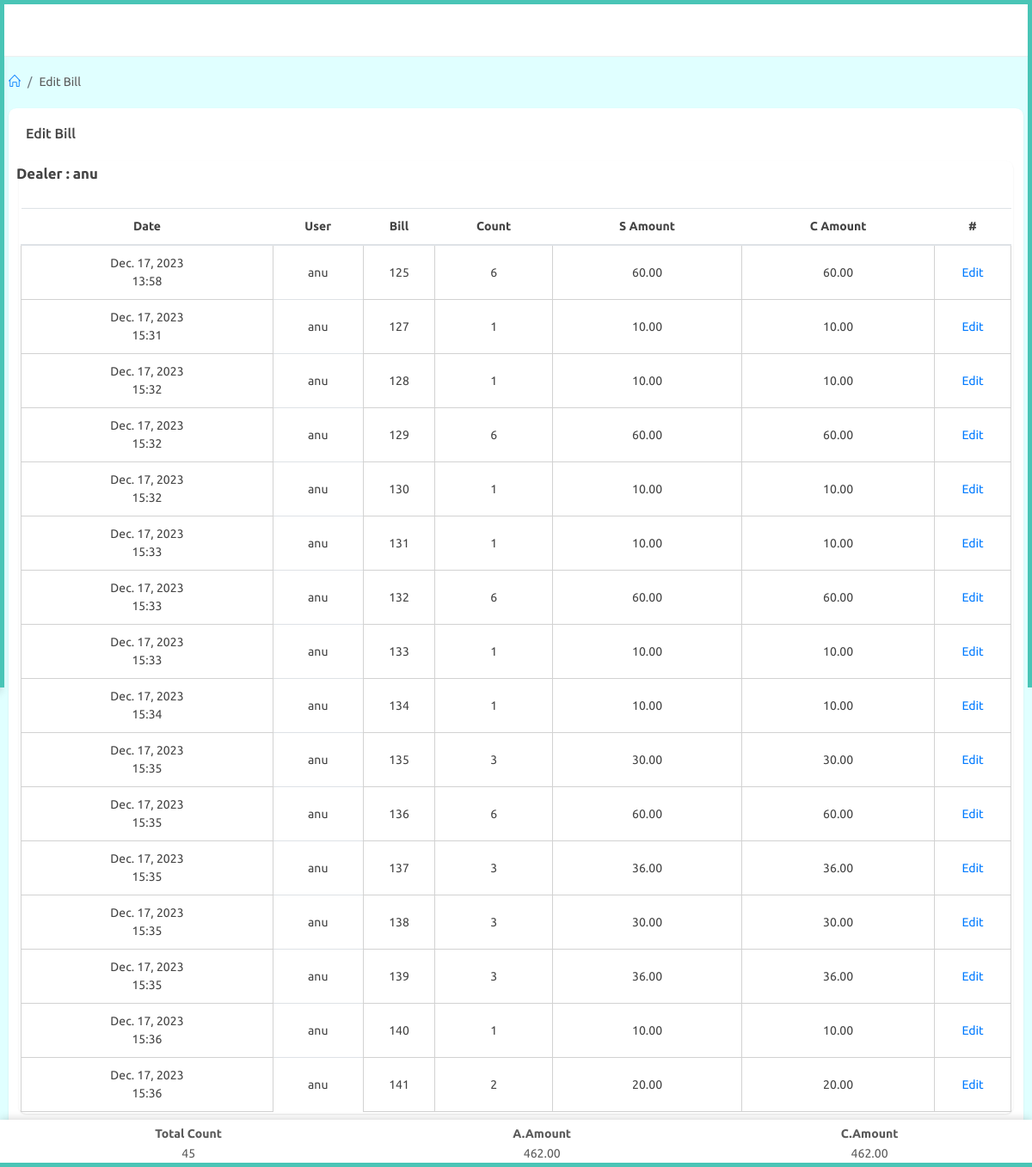
The app's page /dealer/edit-bill/2 (signed in) with its own data.
### website/models.py (models this page shows)
class User(AbstractUser):
    is_agent = models.BooleanField("is agent", default=False)
    is_dealer = models.BooleanField("is dealer", default=False)

### agent/models.py (models this page shows, shortened)
class Bill(models.Model):
    user = models.ForeignKey(User, on_delete=models.CASCADE)
    customer = models.CharField(max_length=100)
    time_id = models.ForeignKey(PlayTime,on_delete=models.CASCADE,null=True)
    date = models.DateField()
    agent_games = models.ManyToManyField(AgentGame)
    dealer_games = models.ManyToManyField(DealerGame)
    total_c_amount = models.DecimalField(max_digits=10, decimal_places=2)
    total_d_amount = models.DecimalField(max_digits=10, decimal_places=2)
    total_count = models.DecimalField(max_digits=10, decimal_places=0)
    win_amount = models.DecimalField(max_digits=10,decimal_places=2,default=0)
    total_c_amount_admin = models.DecimalField(max_digits=10, decimal_places=2,default=0)
    total_d_amount_admin = models.DecimalField(max_digits=10, decimal_places=2,default=0)
    win_amount_admin = models.DecimalField(max_digits=10,decimal_places=2,default=0)
    created_at = models.DateTimeField(default=timezone.now)

### dealer/views.py (the view)
# urls.py: path('edit-bill/<int:id>',views.edit_bill,name="edit_bill"),
@dealer_required
@login_required
def edit_bill(request,id):
    dealer_obj = Dealer.objects.get(user=request.user)
    print(dealer_obj.user,"dealer id")
    ist = pytz_timezone('Asia/Kolkata')
    current_date = timezone.now().astimezone(ist).date()
    current_time = timezone.now().astimezone(ist).time()
    print(current_time)
    try:
        time = PlayTime.objects.get(id=id)
    except:
        matching_play_times = []
    try:
        totals = Bill.objects.filter(user=dealer_obj.user,time_id=time,date=current_date).aggregate(total_count=Sum('total_count'),total_c_amount=Sum('total_c_amount'),total_d_amount=Sum('total_d_amount'))
        bills = Bill.objects.filter(user=dealer_obj.user,time_id=time,date=current_date).all
        context = {
            'bills' : bills,
            'totals': totals,
        }
    except:
        totals = []
        bills = []
        context = {
            'bills' : bills,
            'totals': totals,
        }
    return render(request,'dealer/edit_bill.html',context)

### templates/dealer/edit_bill.html (shortened to what this page needs)
{% extends 'dealer/partials/base.html' %}
{% load static %}
{% block content %}
<div id="main-content">
    <div class="container-fluid">
        <div class="block-header">
            <div class="row">
                <div class="col-lg-5 col-md-8 col-sm-12">
                    <ul class="breadcrumb">
                        <li class="breadcrumb-item"><a href="{% url 'dealer:index' %}"><i class="icon-home"></i></a></li>
                        <li class="breadcrumb-item">Edit Bill</li>
                    </ul>
                </div>
            </div>
        </div>
        <div class="row clearfix">
            <div class="col-lg-12 col-md-12 col-sm-12">
                <div class="card">
                    <div class="header">
                        <h2>Edit Bill</h2>
                    </div>
                    <div class="body">
                        <div class="col-lg-12">
                            <div class="card">
                                <div class="body">
                                    <div class="row clearfix">
                                     <div class="col-lg-2 col-md-6 col-sm-12">
                                        <div class="form-group">
                                            <label for="tax-id"  name="dealer"   style="font-size: larger;"  class="control-label"> Dealer  : {{request.user}}</label>
                                        </div>
                                    </div>
                                    </div>
                                 </div>
                                <div class="body">
                                    <div class="table-responsive">
                                        <table class="table m-b-0">
                                            <thead>
                                                <tr>
                                                    <th>Date</th>
                                                    <th>User</th>
                                                    <th>Bill</th>
                                                    <th>Count </th>
                                                    <th>S Amount </th>
                                                    <th>C Amount </th>
                                                    <th>#</th>
                                                </tr>
                                            </thead>
                                            <tbody id="bill-table">
                                                {% for bill in bills %}
                                                <tr data-dealer="{{ bill.agent.user }}">
                                                    <td class="table-cell">{{ bill.created_at|date:"N j, Y" }}<br>{{ bill.created_at|time:"H:i" }}</td>
                                                    {% if bill.customer == '' %}
                                                    <td>{{ bill.user }}</td>
                                                    {% else %}
                                                    <td>{{ bill.customer }}</td>
                                                    {% endif %}
                                                    <td class="table-cell">{{bill.id}}</td>
                                                    <td class="table-cell">{{bill.total_count}}</td>
                                                    <td class="table-cell">{{bill.total_d_amount}}</td>
                                                    <td class="table-cell">{{bill.total_c_amount}}</td>
                                                    <td class="table-cell"><a href="{% url 'dealer:delete_bill' bill.id %}">Edit</a></td>
                                                </tr>
                                                {% endfor %}
                                            </tbody>
                                        </table>
                                    </div>
                                </div>
                            </div>
                        </div>
                    </div>
                    </div>
                </div>
            </div>
        </div>
    </div>
</div>
<nav class="nav">
    <table>
        <thead>
            <tr>
                 <th class="th">Total Count</th>
                 <th class="th">A.Amount</th>
                 <th class="th">C.Amount</th>
            </tr>
        </thead>
        <tbody>
            <tr>
                <td class="td">{{totals.total_count}}</td>
                <td class="td">{{totals.total_d_amount|floatformat:2 }}</td>
                <td class="td">{{totals.total_c_amount|floatformat:2 }}</td>
            </tr>
        </tbody>
    </table>
</nav>
{% endblock %}

### static/css/color_skins.css (style rules this page uses)
.theme-cyan:before, .theme-cyan:after { background: #49c5b6 }

### templates/dealer/edit_bill.html (style rules this page uses)
.table-cell { border: 1px solid #d2d2d2; text-align: center; }
.nav { position: fixed; bottom: 0; width: 100%; height: 55px; box-shadow: 0 0 10px rgba(0,0,0,0.2); background-color: #ffffff; overflow-x: auto; justify-content: space-evenly; display: flex; flex-direction: column; }
th, td { text-align: center; }

### records on screen
User: user "anu"
Bill: created_at "Dec. 17, 2023", created_at "13:58", user "anu", id "125", total_count "6", total_d_amount "60.00", total_c_amount "60.00"
Bill: created_at "Dec. 17, 2023", created_at "15:31", user "anu", id "127", total_count "1", total_d_amount "10.00", total_c_amount "10.00"
Bill: created_at "Dec. 17, 2023", created_at "15:32", user "anu", id "128", total_count "1", total_d_amount "10.00", total_c_amount "10.00"
Bill: created_at "Dec. 17, 2023", created_at "15:32", user "anu", id "129", total_count "6", total_d_amount "60.00", total_c_amount "60.00"
Bill: created_at "Dec. 17, 2023", created_at "15:32", user "anu", id "130", total_count "1", total_d_amount "10.00", total_c_amount "10.00"
Bill: created_at "Dec. 17, 2023", created_at "15:33", user "anu", id "131", total_count "1", total_d_amount "10.00", total_c_amount "10.00"
Bill: created_at "Dec. 17, 2023", created_at "15:33", user "anu", id "132", total_count "6", total_d_amount "60.00", total_c_amount "60.00"
Bill: created_at "Dec. 17, 2023", created_at "15:33", user "anu", id "133", total_count "1", total_d_amount "10.00", total_c_amount "10.00"
Bill: created_at "Dec. 17, 2023", created_at "15:34", user "anu", id "134", total_count "1", total_d_amount "10.00", total_c_amount "10.00"
Bill: created_at "Dec. 17, 2023", created_at "15:35", user "anu", id "135", total_count "3", total_d_amount "30.00", total_c_amount "30.00"
Bill: created_at "Dec. 17, 2023", created_at "15:35", user "anu", id "136", total_count "6", total_d_amount "60.00", total_c_amount "60.00"
Bill: created_at "Dec. 17, 2023", created_at "15:35", user "anu", id "137", total_count "3", total_d_amount "36.00", total_c_amount "36.00"
Bill: created_at "Dec. 17, 2023", created_at "15:35", user "anu", id "138", total_count "3", total_d_amount "30.00", total_c_amount "30.00"
Bill: created_at "Dec. 17, 2023", created_at "15:35", user "anu", id "139", total_count "3", total_d_amount "36.00", total_c_amount "36.00"
Bill: created_at "Dec. 17, 2023", created_at "15:36", user "anu", id "140", total_count "1", total_d_amount "10.00", total_c_amount "10.00"
Bill: created_at "Dec. 17, 2023", created_at "15:36", user "anu", id "141", total_count "2", total_d_amount "20.00", total_c_amount "20.00"

### other values on screen
{{ totals.total_count }} "45"
{{ totals.total_d_amount|floatformat:2 }} "462.00"
{{ totals.total_c_amount|floatformat:2 }} "462.00"
